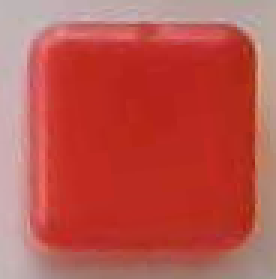
#> input picture NTI_image_processing-master/src/reference.png, 92 x 93 px, given in place of the camera (shown 3 times larger)
$ python example.py
#> lines starting #> are read from the running program, lines starting #| are printed output that depends on the picture; after the words box and inside, x2 and y2 are one past the last pixel; in counts of white or black regions, pixels touching at a corner belong together
### NTI_IRS_Inno-master/Objects_detector.py
from typing import List, Optional, Union

import cv2
import imutils
import numpy as np

from objects.Object import Bucket, Cube
#from dominant_color import DominantColorDetector


class ObjectsDetector:

    # [11 lines left out: function stupid_detection, not called in this run]

    """
    Constants
    #
    # @param width
    # @param height
    #
    # @param circles_pool_length length of pool with previous circles to prevent fluctuations of contours
    # @param min_area_to_detect min area to detect contours
    #
    # @param circle_factor coefficient to prevent fluctuations of contours with circles
    # @param debug_mode if true call cv2.imshow() to take a look at result
    # @param rotation_factor coefficient for is_rotated. The smaller it is, the more precise would be algorithm.
    # @param daytime preset for day or night light. Should be customize for your environment.
    """

    def __init__(self,
                 # TODO determine this factor
                 rotation_factor=22,
                 width=640,
                 height=360,
                 circles_pool_length=5,
                 min_area_to_detect=400,
                 circle_factor=1.25,
                 debug_mode=False,
                 # TODO change min are
                 min_area_to_compute_mean_colors=100000,
                 daytime="DAY"):

        self._width = width
        self._height = height
        self._pool_size = circles_pool_length
        self._min_area = min_area_to_detect
        self._circle_factor = circle_factor
        self._circles_coords_pool = list()
        self._debug_mode = debug_mode
        self._min_area_for_dominant = min_area_to_compute_mean_colors
        self._daytime = 100 if daytime == "DAY" else 125
        self._rotation_factor = rotation_factor
        #self._dominant_detector = DominantColorDetector(n_clusters=7)

    # crop image
    # [59 lines left out: functions _get_subimage_by_pxs, is_rotated, __get_difference, not called in this run]

    # function that resize and make hsv and thresh copy of a frame
    def __prepare_frame(self, frame, width, height):

        hsv = cv2.cvtColor(frame, cv2.COLOR_RGB2HSV)
        blur = cv2.GaussianBlur(hsv, (19, 19), 0)

        gray = cv2.cvtColor(blur, cv2.COLOR_BGR2GRAY)
        ret, thresh = cv2.threshold(gray, self._daytime, 255, 1)
        thresh = cv2.bitwise_not(thresh)
        return hsv, thresh

    # Check if this object is circle and we shouldn't detect it
    # iterate though pool with circles and check a distance between coordinates and circles
    def _circle_check(self, pool, coords):
        if pool:
            for circles in pool:
                for circle in circles:
                    if max(abs(np.array(circle.get_position()) - np.array(coords))) < \
                            self._circle_factor * circle.get_radius():
                        return False

        return True

    """
    # @brief Color detection by hue, check HSV wiki for details. Take a 20x20 px square and count mean H component
    # then translate it to 360 points scale. Then just compare it with table (wiki)
    # @note if a color cannot be detected return 'no_color'
    # @param image just image where needed to detect color

    # @param x coordinate of a dot where to detect color
    # @param y

    """

    def _get_color(self, image, x, y):
        # if contour nearby edge use square with smaller side
        if x == self._width:
            x -= 1
        if y == self._height:
            y -= 1

        area = 0
        for i in range(10):
            if x - i < 0 or x + i >= self._width:
                break
            elif y - i < 0 or y + i >= self._height:
                break
            else:
                area = i

        avg_color = 0
        # Count mean
        for i in range(x - area, x + area):
            for j in range(y - area, y + area):
                avg_color += image[j, i, 0]

        # translate result
        avg_color = avg_color / area ** 2 if area != 0 else image[y, x, 0]
        hsv_color = 255 / 360 * avg_color
        # compare
        if 0 < hsv_color <= 13 or 330 <= hsv_color:
            return 'RED'
        elif 13 <= hsv_color < 35:
            return 'BLUE'
        elif 35 <= hsv_color < 70:
            return 'ORANGE'
        elif 70 <= hsv_color < 180:
            return 'GREEN'
        elif 180 <= hsv_color < 300:
            return 'YELLOW'
        else:
            return 'no_color'


    """
    # @brief Detect objects(bucket or cube) in image
    # @param frame take an image (RGB) were need to detect objects(bucket or cube).
    """

    def get_objects(self, frame) -> Optional[List[Union[Bucket, Cube]]]:
        if frame is None:
            raise ValueError('Frame is none')

        frame = cv2.resize(frame, (self._width, self._height))

        # Font
        font = cv2.FONT_HERSHEY_SIMPLEX
        fontScale = 0.5
        fontColor = (255, 255, 255)

        hsv, thresh = self.__prepare_frame(frame, height=self._height, width=self._width)

        # Store here all objects
        objects_in_frame = []

        """
        # First detect only buckets. It's more simple to detect circle in frame then
        # we iterate each contour and check if it is circle or not.
        # We conclude a contour a circle if it has the center nearby a center of already detected circles.
        # `get_color` - function that make a verification for contour
        """

        #  Pool must not be bigger than max size
        if self._circles_coords_pool is not None and len(self._circles_coords_pool) >= self._pool_size:
            self._circles_coords_pool.pop()

        # Get circles
        circles = cv2.HoughCircles(cv2.cvtColor(frame, cv2.COLOR_BGR2GRAY), cv2.HOUGH_GRADIENT, dp=1.5, minDist=1000,
                                   param1=65, param2=90)
        if circles is not None:
            # convert the (x, y) coordinates and radius of the circles to integers
            circles = np.round(circles[0, :]).astype("int")
            # loop over the (x, y) coordinates and radius of the circles
            for (x, y, r) in circles:
                # draw the circle in the output image, then draw a rectangle
                # corresponding to the center of the circle
                cv2.circle(frame, (x, y), r, (0, 255, 0), 4)
                circles = list()
                bucket = Bucket(position=(x, y), radius=r, color=self._get_color(hsv, x, y))
                cv2.putText(img=frame, text=str(bucket),
                            org=(x, y),
                            fontFace=font,
                            fontScale=fontScale,
                            color=fontColor)
                circles.append(bucket)
                objects_in_frame.append(bucket)
            self._circles_coords_pool.append(circles)

        cv2.imshow('thresh', thresh)
        # Check all contours
        cnts = cv2.findContours(thresh.copy(), cv2.RETR_EXTERNAL,
                                cv2.CHAIN_APPROX_SIMPLE)
        cnts = imutils.grab_contours(cnts)

        for c in cnts:
            # if the contour is too small, ignore it
            (x, y, w, h) = cv2.boundingRect(c)
            if cv2.contourArea(c) < self._min_area:
                continue
            elif cv2.contourArea(c) > self._min_area_for_dominant:
                # TODO find dominant color
                #self._reveal_clusters(frame, position=(x, y), shift=(w, h))
                pass
                # area = self._get_image_by_px(frame, [x, y], [x + w, y + h])
                # cv2.imshow("cropped", area)

            # area = self._get_image_by_px(frame, [x, y], [x + w, y + h])
            # Validation with circle_check
            if self._circle_check(self._circles_coords_pool, [x, y]):
                cv2.rectangle(frame, (x, y), (x + w, y + h), (0, 255, 0), 2)
                center_x = int(x + w / 2)
                center_y = int(y + h / 2)
                cube = Cube(position=(center_x, center_y), color=self._get_color(hsv, x=center_x, y=center_y))
                cv2.putText(img=frame, text=str(cube),
                            org=(x, y),
                            fontFace=font,
                            fontScale=fontScale,
                            color=fontColor)
                objects_in_frame.append(cube)

        cv2.imshow('result', frame)

        if cv2.waitKey(25) & 0xFF == ord('q'):
            return None

        return objects_in_frame

### NTI_IRS_Inno-master/objects/Object.py
from abc import ABC

"""
Objects for detection
"""


class Object(ABC):
    """
    # position – tuple of pixels!!!
    # x and y coordinates (e.g. (x,y) )
    #
    # color - String
    # Can be 'RED', 'YELLOW', 'GREEN', and 'BLUE'
    """
    def __init__(self, position, color):
        self.position = position
        self.color = color
        self.distance = 0

    def get_position(self):
        return self.position

    def calc_distance(self, coord):
        self.distance = ((self.position[0] - coord[0]) ** 2
                         + (self.position[1] - coord[1]) ** 2) ** 0.5

    def set_position(self, position):
        self.position = position

    def get_color(self):
        return self.color

    def __str__(self):
        return '{} {} at position {}'.format(self.color, self.__class__.__name__, self.position)


class Cube(Object):
    def __init__(self, position, color):
        super().__init__(position, color)


class Bucket(Object):
    # radius - int, pixels!
    def __init__(self, position, color, radius):
        super().__init__(position, color)
        self.radius = radius

    def get_radius(self):
        return self.radius

### NTI_IRS_Inno-master/example.py
import cv2
from Objects_detector import ObjectsDetector
import imutils
import numpy as np
from imutils.video import VideoStream
import time


#vs = cv2.VideoCapture("./camera/bucket.mov")
vs = VideoStream(src=0).start()
time.sleep(0.5)

detector = ObjectsDetector(debug_mode=True)

# Pool for several frames with their circles
circles_coords_pool = list()

while True:
    frame = vs.read()
#> frame is the input picture: shape (93, 92, 3); mean B, G, R 76.4, 83.9, 187.7
    objects = detector.get_objects(frame)
#> in get_objects, `frame = cv2.resize(frame, (self._width, self._height))`:
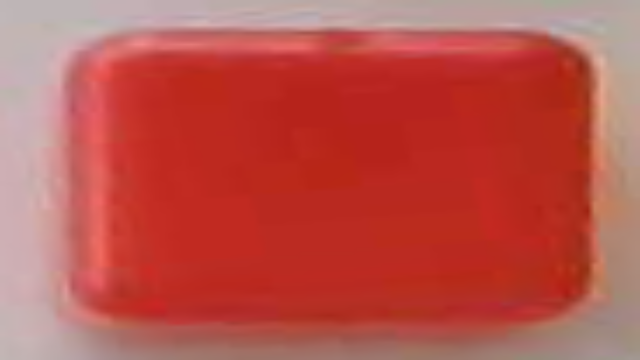
#> frame: shape (360, 640, 3); mean of channels 0, 1, 2 76.3, 83.8, 187.6; drawn as B, G, R
#> in __prepare_frame, `hsv = cv2.cvtColor(frame, cv2.COLOR_RGB2HSV)`: hsv: shape (360, 640, 3); mean H, S, V 117.9, 152.6, 187.6
#> in __prepare_frame, `blur = cv2.GaussianBlur(hsv, (19, 19), 0)`: blur: shape (360, 640, 3); mean H, S, V 117.9, 152.6, 187.6
#> in __prepare_frame, `gray = cv2.cvtColor(blur, cv2.COLOR_BGR2GRAY)`:
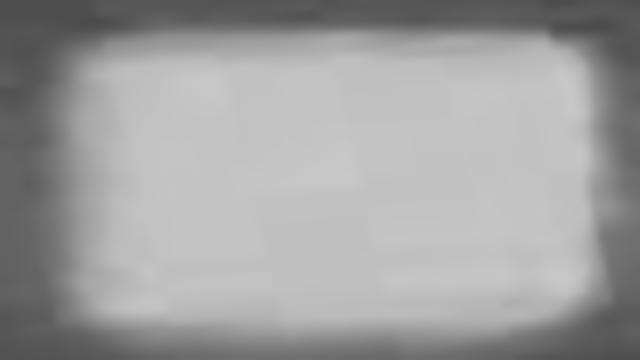
#> gray: shape (360, 640); min 75, max 200, mean 159.1
#> in __prepare_frame, `ret, thresh = cv2.threshold(gray, self._daytime, 255, 1)`:
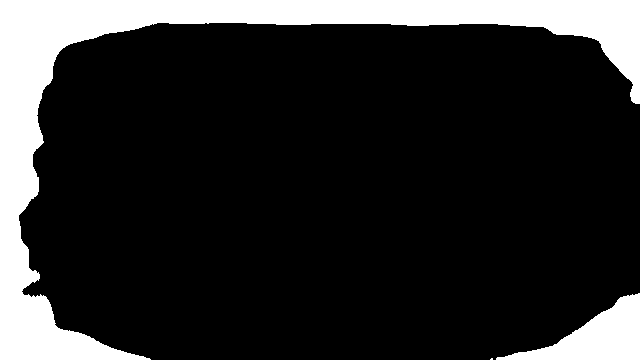
#> thresh: shape (360, 640); 16.9% white; 3 white regions (1 under 20 px), largest, box (x1, y1, x2, y2) and area: (0, 0, 640, 360) 34791, (496, 293, 640, 360) 4241
#> in __prepare_frame, `ret, thresh = cv2.threshold(gray, self._daytime, 255, 1)`: ret = 100
#> in __prepare_frame, `thresh = cv2.bitwise_not(thresh)`: thresh: shape (360, 640); 83.1% white; 3 black regions (1 under 20 px)
#> in get_objects, `circles = cv2.HoughCircles(cv2.cvtColor(frame, cv2.COLOR_BGR2GRAY), cv..`: circles = None
#> in get_objects, `cnts = cv2.findContours(thresh.copy(), cv2.RETR_EXTERNAL, cv2.CHAIN_AP..`: cnts = 1 contour; box (x1, y1, x2, y2) and area: (19, 23, 640, 360) 190514
#> the loop in get_objects, `for c in cnts:` made 1 pass
#> (w, h, center_x, center_y, avg_color in _get_color) on pass 1: (621, 337, 329, 191, 470.6)
#> after the loop in get_objects, `for c in cnts:`:
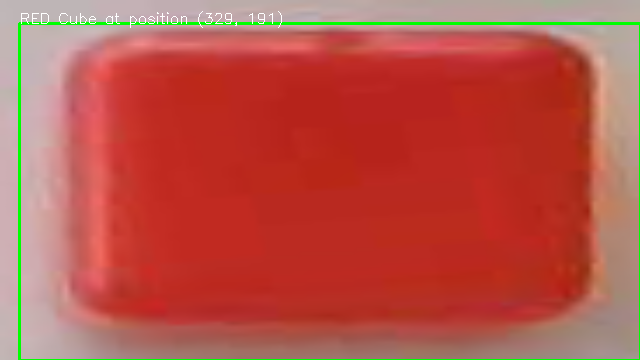
#> frame: shape (360, 640, 3); 1.83% of pixels changed, all inside (x1, y1, x2, y2) = (18, 11, 640, 360); drawn as B, G, R
#> after the loop in get_objects, `for c in cnts:`: objects_in_frame = 1 item
#> (key q is pressed here)
    print(objects)
#| None

vs.release()
cv2.destroyAllWindows()
